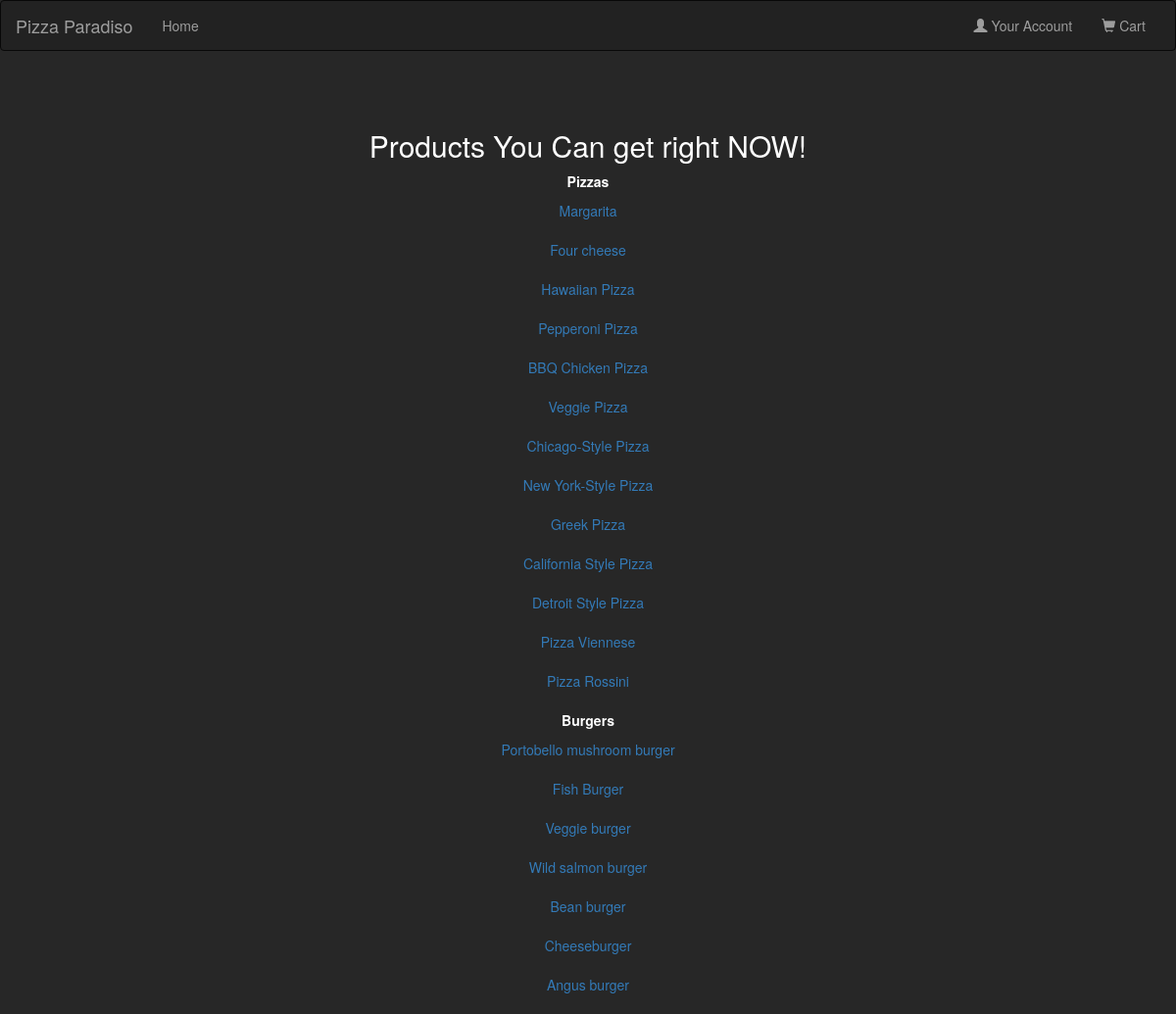
The app's page /our_products/, older data.
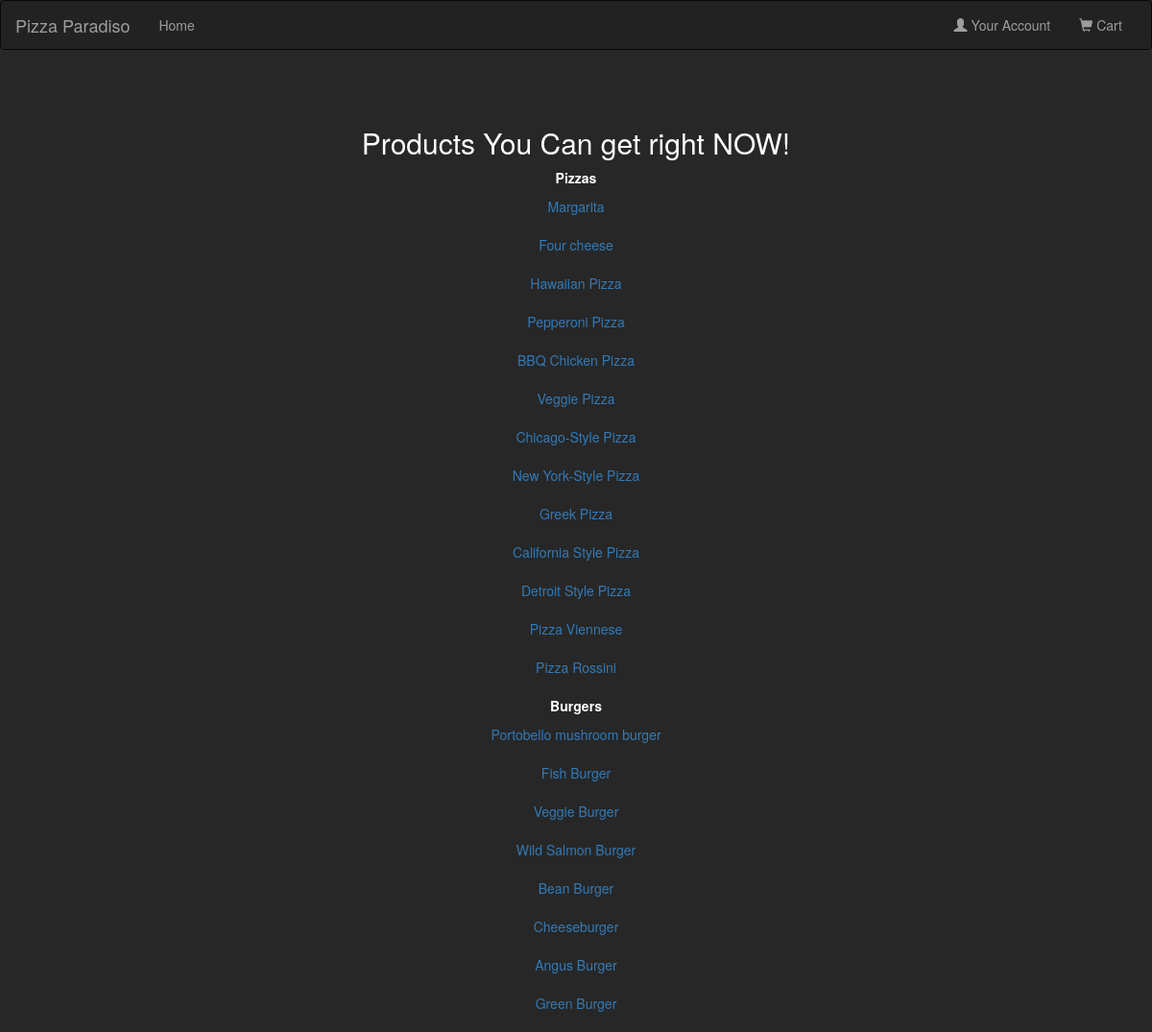
The same page, newer data.
### pizzas/models.py (models this page shows, shortened)
class Pizza(models.Model):
    name = models.CharField(max_length=50)
    price = models.PositiveIntegerField()
    score = models.FloatField()
    details = models.TextField(max_length=300)
    image = models.ImageField(null=True, blank=True)
    category = models.ForeignKey('DoughType', null=True,
                                 on_delete=models.PROTECT, verbose_name="Dough")

class Burger(models.Model):
    name = models.CharField(max_length=50)
    price = models.PositiveIntegerField()
    score = models.FloatField()
    details = models.TextField(max_length=500)
    category = models.ForeignKey(MeatRoast, null=True,
                                 on_delete=models.PROTECT, verbose_name="Meat_Roast_Level")
    image = models.ImageField(null=True, blank=True)

### pizzas/views.py (the view)
# urls.py: path('our_products/', our_products, name='all_products'),
def our_products(request):
    context = {
        'pizzas': Pizza.objects.all(),
        'burgers': Burger.objects.all()
    }
    return render(request, 'pizzas/all_products.html', context)

### cart/context_processors.py (called while the page is built)
def cart(request):
    return {'cart': Cart(request)}

### templates/pizzas/all_products.html (shortened to what this page needs)
<!DOCTYPE html>
<html lang="en">
<head>
    <link href="https://maxcdn.bootstrapcdn.com/bootstrap/3.4.1/css/bootstrap.min.css" rel="stylesheet">
    <link rel="stylesheet" href="https://maxcdn.bootstrapcdn.com/bootstrap/3.4.1/css/bootstrap.min.css">
</head>
<body style="background-color:#272727 ;text-align:center">
<nav class="navbar navbar-inverse">
    <div class="container-fluid">
        <div class="navbar-header">
            <a class="navbar-brand" href="#">Pizza Paradiso</a>
        </div>
        <div class="collapse navbar-collapse" id="myNavbar">
            <ul class="nav navbar-nav">
                <li><a href="{% url 'main_page'%}">Home</a></li>
            </ul>
            <ul class="nav navbar-nav navbar-right">
                <li><a href="#"><span class="glyphicon glyphicon-user"></span> Your Account</a></li>
                <li><a href="#"><span class="glyphicon glyphicon-shopping-cart"></span> Cart</a></li>
            </ul>
        </div>
    </div>
</nav>
<div class="container mt-3">
    <br></br>
    <h2 style="text-align: center; color: white;">Products You Can get right NOW!</h2>
    {% block content %}
    <p><b style="color: white;">Pizzas</b></p>
    {% for pizza in pizzas %}
    <a href="{% url 'pizza_detail' pizza.id %}">{{pizza.name}}</a><br></br>
    {% endfor %}
    <p><b style="color: white;">Burgers</b></p>
    {% for burger in burgers %}
    <a href="{% url 'burger_detail' burger.id %}">{{burger.name}}</a><br></br>
    {% endfor %}
    {% endblock content %}
</div>
</body>
</html>

Row changes from the older to the newer data that the page shows:
changed Burger: name "Veggie burger" → "Veggie Burger"
changed Burger: name "Wild salmon burger" → "Wild Salmon Burger"
changed Burger: name "Bean burger" → "Bean Burger"
changed Burger: name "Angus burger" → "Angus Burger"
added Burger: name "Green Burger"
